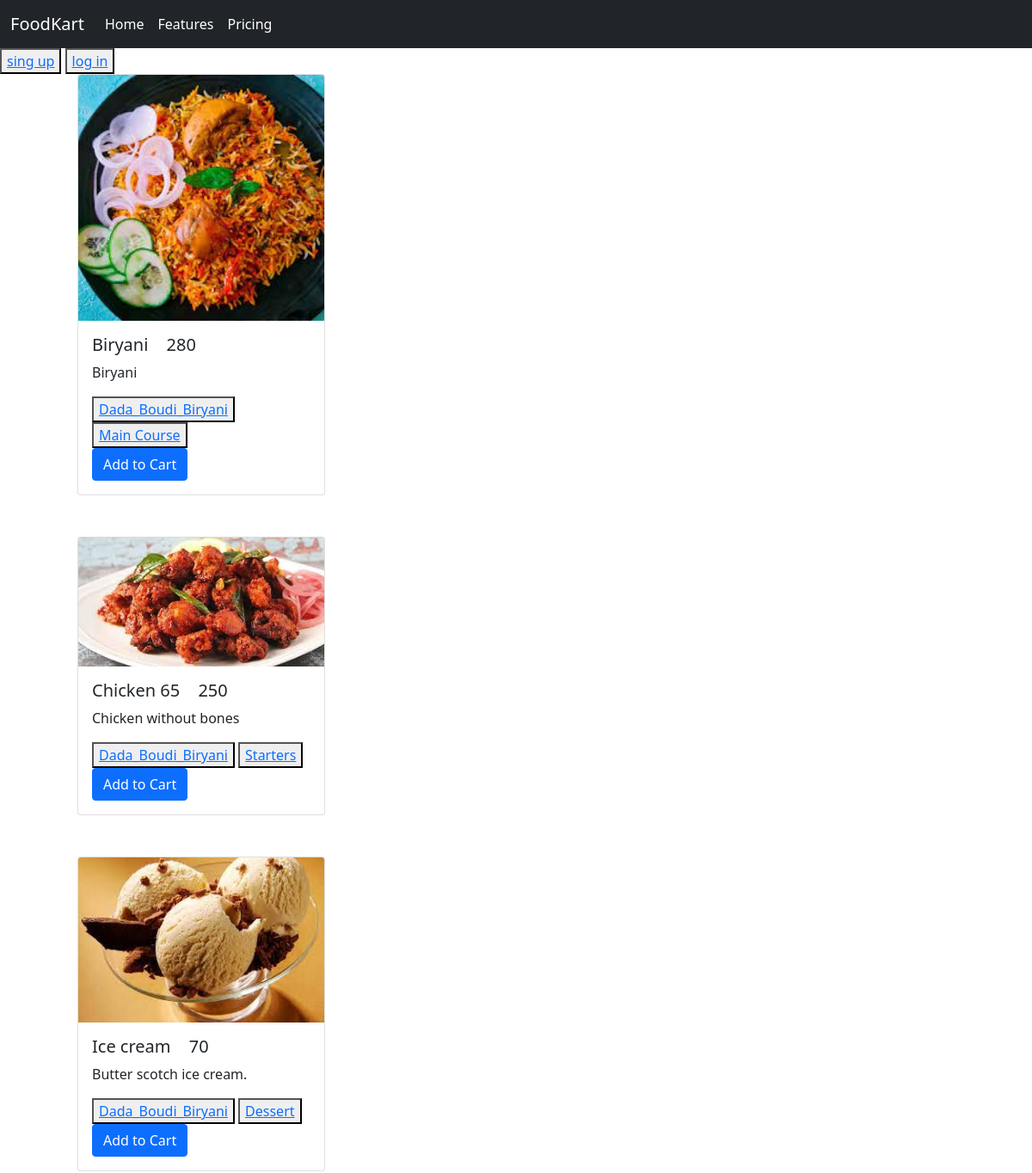
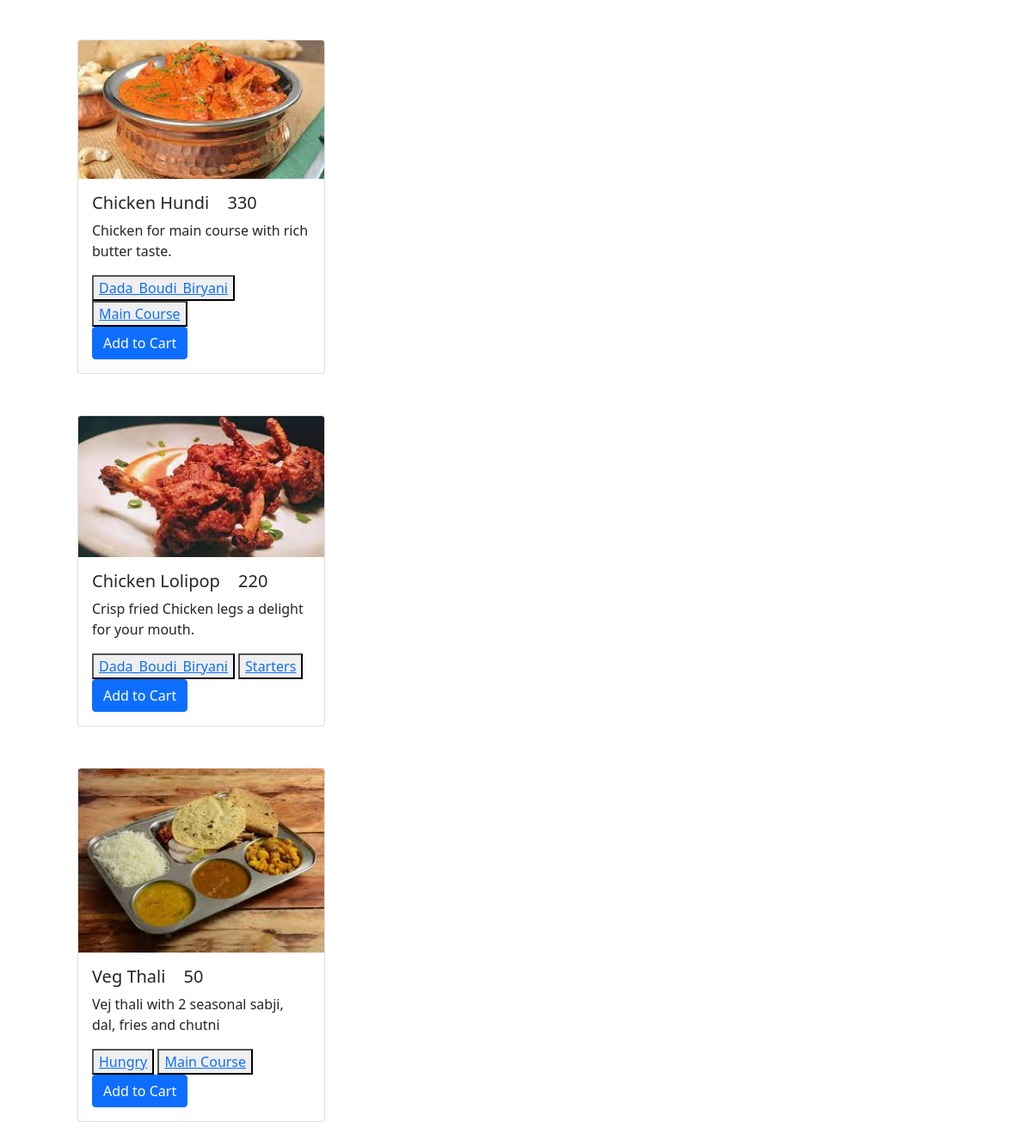
The page / on the database its author committed (2 pictures, top to bottom).
### menu/models.py (models this page shows, shortened)
class Dish(models.Model):
    id = models.AutoField(primary_key=True)
    name = models.CharField(max_length=200, null = False, blank = False, default = 'newItem')
    description = models.TextField()
    price = models.IntegerField()
    image = models.ImageField(null = False, blank = False)
    tags = models.ForeignKey(Tags, on_delete = models.CASCADE, null = True)
    restaurant = models.ForeignKey(restaurant, on_delete = models.CASCADE)

class Tags(models.Model):
    tag = models.CharField(max_length=100)
    id = models.AutoField(primary_key=True)
    def __str__(self):
        return f'{self.tag}'

### menu/views.py (the view, shortened to what this page needs)
# urls.py: path('', views.index, name = 'index'),
def index(request):
    dish = Dish.objects.all()
    user = request.user
    user_name = str(user)
    try:
        customer = Customer.objects.get(user = user)
        designation = customer.designation
    except TypeError:
        context = {
            'dish' : dish,
            'user' : user_name,
        }
        return render(request, 'menu/index.html', context=context)

### Templates/menu/index.html (shortened to what this page needs)
{%load static%}
<!DOCTYPE html>
<html lang="en">
<head>
    <link href="https://cdn.jsdelivr.net/npm/bootstrap@5.1.3/dist/css/bootstrap.min.css" rel="stylesheet"
>
</head>
<body>
    <nav class="navbar navbar-expand-lg bg-dark ">
        <div class="container-fluid">
          <a class="navbar-brand text-white" href="{% url 'index' %}">FoodKart</a>
          <div class="collapse navbar-collapse" id="navbarNav">
            <ul class="navbar-nav">
              <li class="nav-item">
                <a class="nav-link active text-white" aria-current="page" href="#">Home</a>
              </li>
              <li class="nav-item">
                <a class="nav-link text-white" href="#">Features</a>
              </li>
              <li class="nav-item">
                <a class="nav-link text-white" href="#">Pricing</a>
              </li>
            </ul>
          </div>
        </div>
      </nav>
      {% block container%}
          {% if user == 'AnonymousUser' %}
          <button ><a href="{% url 'user_creation' %}">sing up</a></button>
          <button ><a href="{% url 'log_in' %}">log in</a></button>
              {% else %}
              <button ><a href="{% url 'log_out' %}">log out</a></button>
          {% endif %}
    {% if designation == 'Restaurant' %}
        {%for i in dish%}
            <div class="container">
                <div class="card mx-5" style="width: 18rem;">
                    <img src="{{i.image.url}}" class="card-img-top" alt="...">
                    <div class="card-body">
                        <h5 class="card-title">{{i.name}} <span class="mx-3">{{i.price}}</span></h5>
                        <p class="card-text">{{i.description}}</p>
                        <button ><a href="{% url 'restaurant_search' i.restaurant%}">{{i.restaurant}}</a></button>
                        <button ><a href="{% url 'tag_search' i.tags%}">{{i.tags}}</a></button>
                        <br>
                        <a href="#" class="btn btn-primary">Add to Cart</a>
                        <button ><a href="{% url 'dish_modification' %}">modify</a></button>
                        <button ><a href="{% url 'dish_deletion' %}">delete</a></button>
                    </div>
                </div>
            </div>
            <br><br>
        {%endfor%}
        {% else %}
            {%for i in dish%}
                <div class="container">
                    <div class="card mx-5" style="width: 18rem;">
                        <img src="{{i.image.url}}" class="card-img-top" alt="...">
                        <div class="card-body">
                            <h5 class="card-title">{{i.name}} <span class="mx-3">{{i.price}}</span></h5>
                            <p class="card-text">{{i.description}}</p>
                            <button ><a href="{% url 'restaurant_search' i.restaurant%}">{{i.restaurant}}</a></button>
                            <button ><a href="{% url 'tag_search' i.tags%}">{{i.tags}}</a></button>
                            <br>
                            <a href="#" class="btn btn-primary">Add to Cart</a>
                        </div>
                    </div>
                </div>
                <br><br>
            {%endfor%}
    {% endif %}
    {% endblock container%}
</body>
</html>

### rows shown on the page
Dish: image (picture), name "Biryani", price "280", description "Biryani", restaurant "Dada_Boudi_Biryani", tags "Main Course"
Dish: image (picture), name "Chicken 65", price "250", description "Chicken without bones", restaurant "Dada_Boudi_Biryani", tags "Starters"
Dish: image (picture), name "Ice cream", price "70", description "Butter scotch ice cream.", restaurant "Dada_Boudi_Biryani", tags "Dessert"
Dish: image (picture), name "Chicken Hundi", price "330", description "Chicken for main course with rich butter taste.", restaurant "Dada_Boudi_Biryani", tags "Main Course"
Dish: image (picture), name "Chicken Lolipop", price "220", description "Crisp fried Chicken legs a delight for your mouth.", restaurant "Dada_Boudi_Biryani", tags "Starters"
Dish: image (picture), name "Veg Thali", price "50", description "Vej thali with 2 seasonal sabji, dal, fries and chutni", restaurant "Hungry", tags "Main Course"
